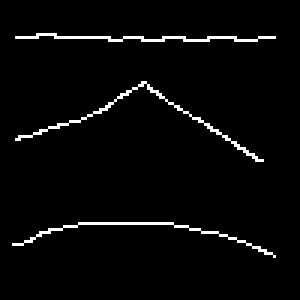
#> input picture slide/testContour.jpg, 100 x 100 px (shown 3 times larger)
$ python appro.py
#> lines starting #> are read from the running program, lines starting #| are printed output that depends on the picture; after the words box and inside, x2 and y2 are one past the last pixel; in counts of white or black regions, pixels touching at a corner belong together
import numpy as np
import cv2

path = "testContour.jpg"

img = cv2.imread( path )
#> img is the input picture: shape (100, 100, 3); min 0, max 255, mean 7.6
img_gray = cv2.imread( path, 0 )
#> img_gray: shape (100, 100); min 0, max 255, mean 7.6

contour, _ = cv2.findContours( img_gray, cv2.RETR_EXTERNAL , cv2.CHAIN_APPROX_SIMPLE )
#> contour = 100 contours, 97 with area under 20; largest, box (x1, y1, x2, y2) and area: (2, 25, 88, 54) 64, (3, 9, 93, 16) 36, (4, 72, 93, 86) 28

cv2.drawContours( img, contour, -1, (0,255,0), 1)
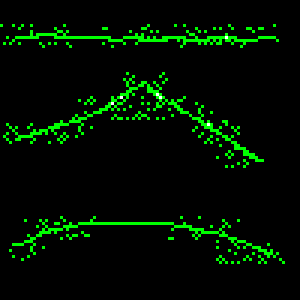
#> img: shape (100, 100, 3) (shown 3 times larger); 5.99% of pixels changed, all inside (x1, y1, x2, y2) = (0, 8, 95, 88)

cv2.imshow( "asdfasdf",img )
cv2.waitKey(0)
